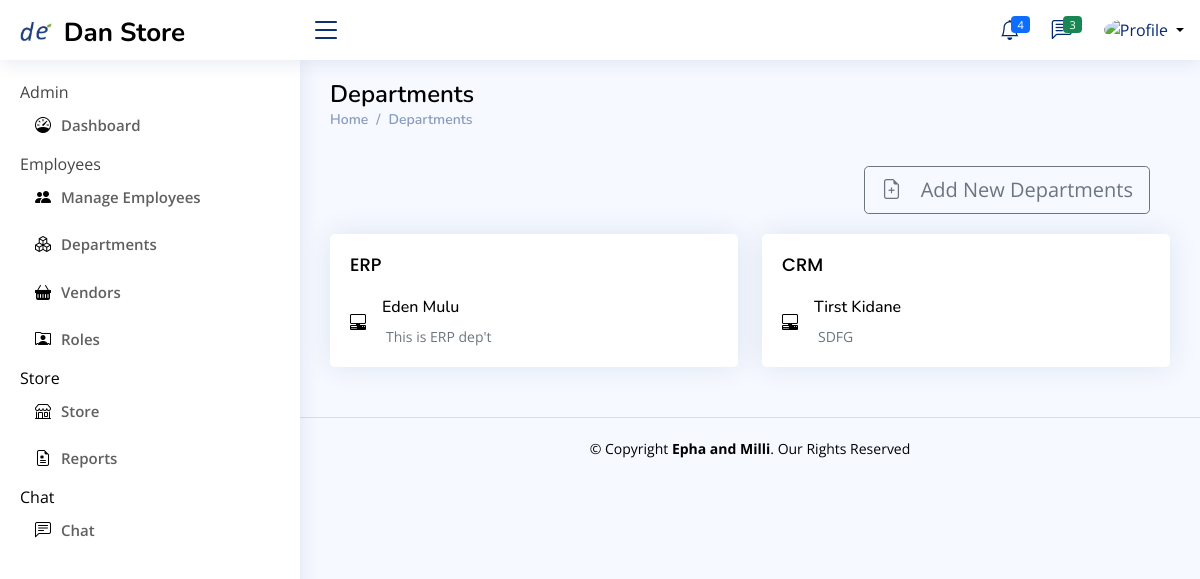
The app's page /comp-admin/departments with its own data.
### Store_manager/models.py (models this page shows, shortened)
class department(models.Model):
    departmentName = models.CharField(max_length=100, null=False)
    departmentDescription = models.TextField(max_length=500, null=False)
    departmentHead = models.CharField(max_length=40, null=True,default="TBA")

### Company_Admin/views.py (the view)
# urls.py: path('departments', views.departments, name='departments'),
def departments(request):
    if request.method == 'POST':
        deptId = request.POST.get('deptId')
    all_depts = department.objects.all()
    context={
        'all_dept': all_depts
    }
    return render(request,'Company_Admin/Departments/index.html', context)

### Templates/Company_Admin/Departments/index.html (shortened to what this page needs)
{% extends 'Company_Admin/base.html' %} {% block admin %}
<main id="main" class="main">
  <div class="pagetitle">
    <h1 style="color: black">Departments</h1>
    <nav>
      <ol class="breadcrumb">
        <li class="breadcrumb-item">
          <a href="{% url 'admin-dashboard' %}">Home</a>
        </li>
        <li class="breadcrumb-item">Departments</li>
      </ol>
    </nav>
  </div>
  <section class="section">
    <div class="row">
      <div
        class="col-lg-12"
        style="margin: 20px; display: flex; justify-content: right"
      >
        <a
          href="{% url 'add-new-department' %}"
          type="button"
          class="btn btn-outline-secondary btn-lg"
          style="margin-right: 40px"
        >
          <i class="bi bi-file-earmark-plus"></i>
          Add New Departments
        </a>
      </div>
    </div>
    <div class="row">
      {% for depts in all_dept %}
      <div class="col-xxl-3 col-md-6 col-sm-6">
        <a href="{% url 'department-details' depts.pk %}">
          <div class="card info-card sales-card">
            <div class="card-body">
              <h5 style="color: black" class="card-title">
                {{depts.departmentName}}
              </h5>
              <div class="d-flex align-items-center">
                <div
                  class="card-icon rounded-circle d-flex align-items-center justify-content-center"
                >
                  <i
                    style="color: black"
                    class="bi bi-pc-display-horizontal"
                  ></i>
                </div>
                <div class="ps-3">
                  <h6 style="color: black">{{ depts.departmentHead }}</h6>
                  <span class="text-muted small pt-2 ps-1"
                    >{{depts.departmentDescription}}</span
                  >
                </div>
              </div>
            </div>
          </div>
        </a>
      </div>
      {% endfor %}
    </div>
  </section>
</main>
{% endblock %}

### static/assets/css/style.css (style rules this page uses)
:root { scroll-behavior: smooth; }
body { font-family: "Open Sans", sans-serif; background: #f6f9ff; color: #444444; }
a { color: #4154f1; text-decoration: none; }
h1, h2, h3, h4, h5, h6 { font-family: "Nunito", sans-serif; }
#main { margin-top: 60px; padding: 20px 30px; transition: all 0.3s; }
.pagetitle { margin-bottom: 10px; }
.pagetitle h1 { font-size: 24px; margin-bottom: 0; font-weight: 600; color: #012970; }
.card { margin-bottom: 30px; border: none; border-radius: 5px; box-shadow: 0px 0 30px rgba(1, 41, 112, 0.1); }
.card-title { padding: 20px 0 15px 0; font-size: 18px; font-weight: 500; color: #012970; font-family: "Poppins", sans-serif; }
.card-body { padding: 0 20px 20px 20px; }
.breadcrumb { font-size: 14px; font-family: "Nunito", sans-serif; color: #899bbd; font-weight: 600; }
.breadcrumb a { color: #899bbd; transition: 0.3s; }
.breadcrumb .breadcrumb-item::before { color: #899bbd; }
@media (min-width: 1200px) { #main, #footer { margin-left: 300px; } }

### records on screen
department: departmentName "ERP", departmentHead "Eden Mulu", departmentDescription "This is ERP dep't"
department: departmentName "CRM", departmentHead "Tirst Kidane", departmentDescription "SDFG"
